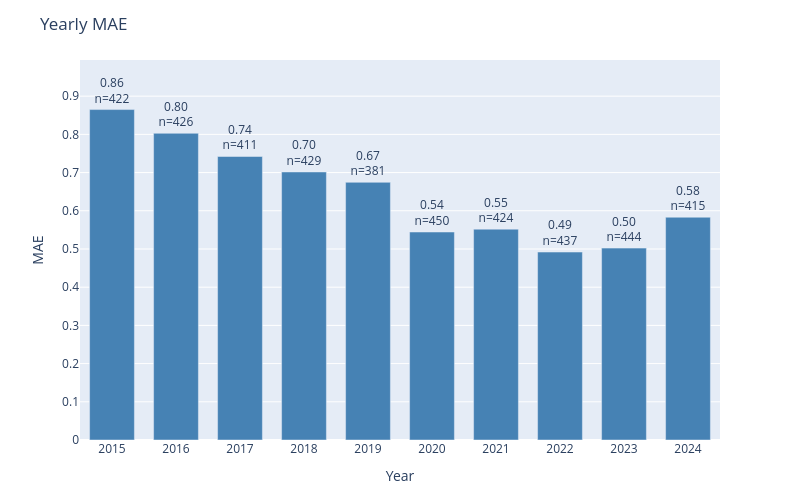

The notebook cell saved with this chart:
### Code cell
plot_error_by_group(
    df=results_test,
    y_true_col='actual',
    y_pred_col='prediction',
    date_col='dt_temp',
    group_by='year',
    metric='mae',
    title='Yearly MAE'
)

### Figure 1 — Plotly figure (JSON) as saved in the notebook; plotly's stock layout.template omitted (floating-point values rounded to 4 significant figures)
{"data": [{"marker": {"color": "steelblue"}, "text": ["0.86<br>n=422", "0.80<br>n=426", "0.74<br>n=411", "0.70<br>n=429", "0.67<br>n=381", "0.54<br>n=450", "0.55<br>n=424", "0.49<br>n=437", "0.50<br>n=444", "0.58<br>n=415"], "textposition": "outside", "type": "bar", "x": ["2015", "2016", "2017", "2018", "2019", "2020", "2021", "2022", "2023", "2024"], "y": [0.8649, 0.8028, 0.7421, 0.7016, 0.6745, 0.5444, 0.5519, 0.492, 0.5023, 0.5831]}], "layout": {"bargap": 0.3, "height": 500, "margin": {"b": 60, "t": 60}, "title": {"text": "Yearly MAE"}, "uniformtext": {"minsize": 8, "mode": "hide"}, "width": 800, "xaxis": {"title": {"text": "Year"}}, "yaxis": {"range": [0, 0.9947], "title": {"text": "MAE"}}}}
